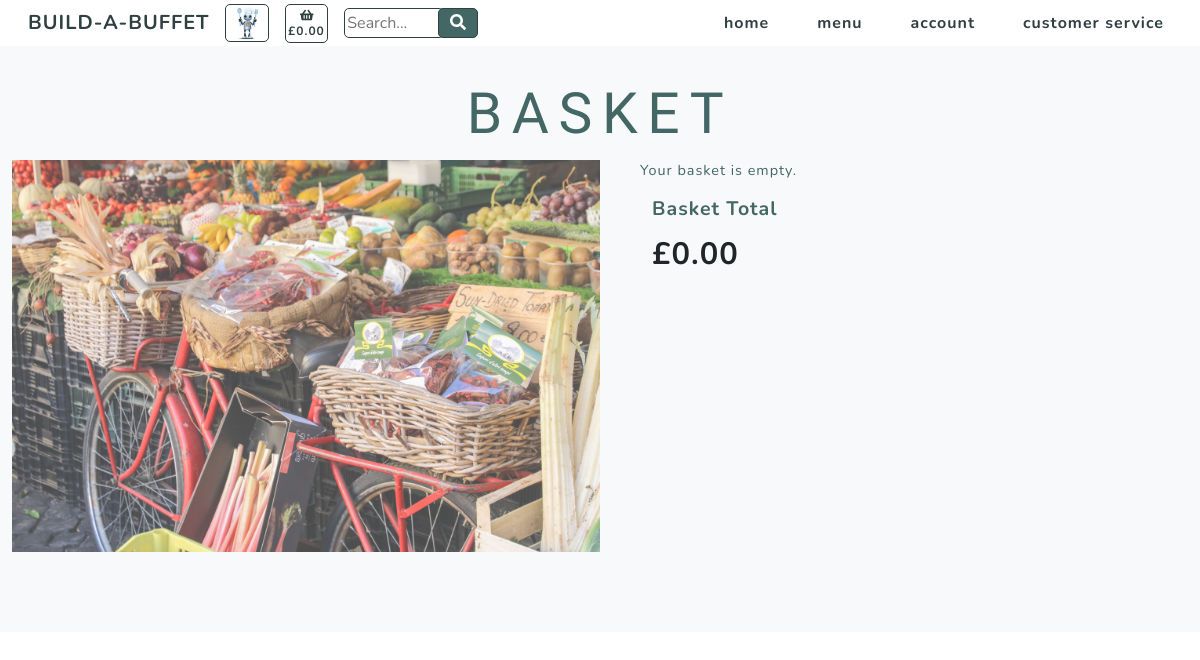
Before: /basket/ with the older database file.
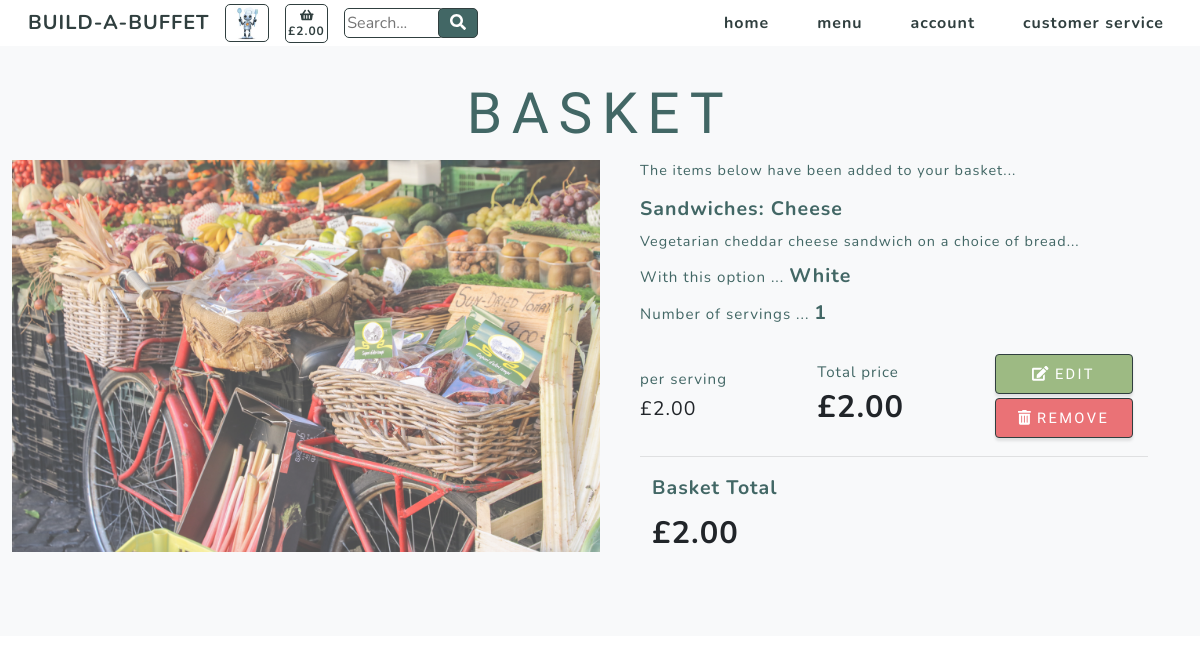
After: the same page with the newer database file.
### basket/models.py (models this page shows, shortened)
class Basket(models.Model):
    cookie = models.DecimalField(max_digits=8, decimal_places=0)
    item_number = models.AutoField(verbose_name='item_number',
                                   serialize=True,
                                   auto_created=True,
                                   primary_key=True)
    category = models.CharField(max_length=254)
    name = models.CharField(max_length=254)
    servings = models.DecimalField(max_digits=3, decimal_places=0)
    option = models.CharField(max_length=254)
    total_price = models.DecimalField(max_digits=6, decimal_places=2, null=True, blank=True)

### products/models.py (models this page shows, shortened)
class Product(models.Model):
    category = models.ForeignKey('Category', null=True, blank=True,
                                 on_delete=models.SET_NULL)
    sku = models.CharField(max_length=254, null=True, blank=True)
    name = models.CharField(max_length=254)
    description = models.TextField()
    price = models.DecimalField(max_digits=6, decimal_places=2)
    range = models.CharField(max_length=254, null=True, blank=True)

class Options(models.Model):
    category = models.ForeignKey('Category', null=True, blank=True,
                                 on_delete=models.SET_NULL)
    option1 = models.TextField()
    option2 = models.TextField()
    option3 = models.TextField()

### basket/views.py (the view)
# urls.py: path('', views.basket, name='basket'),
def basket(request):
    """ check for a basket cookie """
    context_items = basket_context(request)
    cookie = context_items['cookie']
    cookie_key = context_items['cookie_key']
    """ set all the variables to blank """
    category = ""
    selected = ""
    options = ""
    this_product = ""
    baskets = ""
    basket_total = ""
    servings = ""
    """ fetch the datasets from the models """
    categories = Category.objects.all()
    products = Product.objects.all()
    options = Options.objects.all()
    """ check for a servings variable from the form """
    if request.POST:
        if 'servings' in request.POST:
            servings = request.POST["servings"]
    if request.GET:
        """ check for a product_add variable from the template """
        if 'product_add' in request.GET:
            product_add = request.GET['product_add']
            """ split the product_add variable into its components """
            product_add_list = product_add.split(',')
            category = product_add_list[0]
            product = product_add_list[1]
            selected = product_add_list[2]
            """ filter the datasets on the variables from product_add """
            this_product = products.filter(name=product)
            options = options.filter(category__in=categories)
            """ Credit: http://morozov.ca/tip-how-to-get-a-single-objects-value-with-django-orm.html """
            price = products.get(name=product).price
            """ check for existing basket(s) with the current cookie value """
            try:
                existing_basket = Basket.objects.get(cookie=cookie,
                                                     category=category,
                                                     name=product,
                                                     option=selected)
                existing_servings = existing_basket.servings
                """ add the new servings variable to the existing """
                updated_servings = existing_servings + int(servings)
                total_price = float(price) * float(updated_servings)
                """ save the updated basket and delete the existing """
                updated_basket = Basket(cookie=cookie,
                                        category=category,
                                        name=product,
                                        servings=updated_servings,
                                        option=selected,
                                        total_price=total_price)
                updated_basket.save()
                existing_basket.delete()
            except ObjectDoesNotExist:  # Credit: https://stackoverflow.com/questions/12572741/get-single-record-from-database-django
                """ if there is no existing basket, create a new one """
                total_price = float(price) * float(servings)
                basket = Basket(cookie=cookie,
                                category=category,
                                name=product,
                                servings=servings,
                                option=selected,
                                total_price=total_price)
                basket.save()
            baskets = Basket.objects.filter(cookie=cookie)
            baskets = baskets.order_by('-item_number')
        """ check for a product_edit variable from the template """
        if 'product_edit' in request.GET:
            product_edit = request.GET['product_edit']
            """ split the product_add variable into its components """
            product_edit_list = product_edit.split(',')
            updated_selected = product_edit_list[2]
            item_number = product_edit_list[3]
            """ check for existing basket(s) with the current cookie value """
            try:
                existing_basket = Basket.objects.get(item_number=item_number)
                product = existing_basket.name
                category = existing_basket.category
                price = products.get(name=product).price
                if servings == "":
                    servings = existing_basket.servings
                    total_price = total_price = float(price) * float(servings)
                else:
                    total_price = total_price = float(price) * float(servings)
                """ filter the datasets on the variables from product_add """
                this_product = products.filter(name=product)
                options = options.filter(category__in=categories)
                """ Credit: http://morozov.ca/tip-how-to-get-a-single-objects-value-with-django-orm.html """
                """ save the updated basket and delete the existing """
                updated_basket = Basket(cookie=cookie,
                                        category=category,
                                        name=product,
                                        servings=servings,
                                        option=updated_selected,
                                        total_price=total_price)
                updated_basket.save()
                existing_basket.delete()
                baskets = Basket.objects.filter(cookie=cookie)
                baskets = baskets.order_by('-item_number')
            except ObjectDoesNotExist:  # Credit: https://stackoverflow.com/questions/12572741/get-single-record-from-database-django
                baskets = Basket.objects.filter(cookie=cookie)
                baskets = baskets.order_by('-item_number')
    else:
        baskets = Basket.objects.filter(cookie=cookie)
        baskets = baskets.order_by('-item_number')
    basket_total = Basket.objects.filter(cookie=cookie).aggregate(Sum('total_price'))
    context = {
            'products': products,
            'this_product': this_product,
            'options': options,
            'selected': selected,
            'baskets': baskets,
            'cookie_key': cookie_key,
            'basket_total': basket_total,
        }
    return render(request, 'basket/basket.html', context)

### basket/templates/basket/basket.html (shortened to what this page needs)
{% extends "base.html" %}
{% load static %}
{% block content %}
    <section class="products-section bg-light" id="products">
        <div class="container">
            <div class="row justify-content-center no-gutters">
                <div class="col-xl-12">
                    <h1 class="product-text-one mx-auto text-uppercase text-center flex-margin-b text-blue">Basket</h1>
                </div>
                <div class="col-xl-6">
                    <img class="img-fluid image-70" src="/media/assets/img/pexels-armand-m-3043328.jpg" alt="shopping basket" /></div>
                <div class="col-xl-6">
                    <div class="text-center h-100 project">
                        <div class="d-flex h-100">
                            <div class="product-container w-100 mt-0 text-center text-xl-left">
                                {% if basket_total.total_price__sum != None %}
                                    <div class="product-text-three mx-auto flex-margin-b text-blue">The items below have been added to your basket...</div>
                                {% else %}
                                    <div class="product-text-three mx-auto flex-margin-b text-blue">Your basket is empty.</div>
                                {% endif %}
                                    {% for basket in baskets %}
                                        <div class="product-text-two mx-auto mb-2 text-blue bold">{{ basket.category.title }}: {{ basket.name }}</div>
                                        {% for product in products %}
                                            {% if product.name == basket.name %}
                                                <div class="product-text-three mx-auto mb-2 text-blue">{{ product.description }}</div>
                                            {% endif %}
                                        {% endfor %}
                                        <div class="text-blue text-xs mb-2">With this option ...
                                            {% if basket.option == "selected-one" %}
                                                {% for option in options %}
                                                    <span class="text-blue product-text-two mb-2 bold">{{ option.option1.title }}</span>
                                                {% endfor %}
                                            {% endif %}
                                        </div>
                                        <div class="text-blue text-xs mb-4">Number of servings ...
                                            <span id="servings" class="text-blue product-text-two mb-2 bold">{{ basket.servings }}</span>
                                        </div>
                                        <div class="row">
                                            <div class="col-4 my-auto">
                                                {% for product in products %}
                                                    {% if product.name == basket.name %}
                                                        <div class="text-blue text-xs">per serving</div>
                                                        <div class="product-text-two mt-1">£{{ product.price }}</div>
                                                    {% endif %}
                                                {% endfor %}
                                            </div>
                                            <div class="col-4 my-auto">
                                                <div class="text-blue text-xs">Total price</div>
                                                <div class="product-text-header bold">£{{ basket.total_price }}</div>
                                            </div>
                                            <div class="col-4 my-auto py-auto">
                                                <a class="edit-button border-solid masthead-button btn btn-primary js-scroll-trigger"
                                                    href="{% url 'edit_product' %}?item_number={{ basket.item_number }}">{{ product.name }}
                                                    <i class="fas fa-edit" aria-hidden="true"></i> edit</a>
                                                <a class="delete-button border-solid masthead-button btn btn-primary js-scroll-trigger"
                                                    href="{% url 'delete_basket_item' %}?delete_item={{ basket.item_number }}">
                                                    <i class="fas fa-trash-alt" aria-hidden="true"></i> remove</a>
                                            </div>
                                        </div>
                                        <hr>
                                    {% endfor %}
                                    <div class="col-12 col-lg-4 my-auto">
                                        <div class="product-text-two mx-auto mb-2 text-blue bold">Basket Total</div>
                                        {% if basket_total.total_price__sum != None %}
                                            <div class="product-text-header bold">£{{ basket_total.total_price__sum|floatformat:"2" }}</div>
                                        {% else %}
                                            <div class="product-text-header bold">£0.00</div>
                                        {% endif %}
                                    </div>
                                </div>
                            </div>
                        </div>
                    </div>
                </div>
            </div>
    </section>
{% endblock %}

### templates/base.html (shortened to what this page needs)
{% load static %}
<!doctype html>
<html lang="en">
  <head>
    {% block corecss %}
        <link href="{% static 'css/styles.css' %}" rel="stylesheet" />
        <link href="{% static 'css/slider.css' %}" rel="stylesheet" />
    {% endblock %}
  </head>
  <body id="page-top" onload="createCookie()">
        <nav class="navbar navbar-expand-lg navbar-light fixed-top" id="mainNav">
            <div class="container">
                <a class="navbar-brand js-scroll-trigger navbar-brand-vis" href="#page-top">BUILD-A-BUFFET</a>
                <div>
                    <ul class="navbar-nav ml-auto align-vertically">
                        <li class="nav-item"><a class="nav-link js-scroll-trigger bartholemew-menu" href=""><img src="/media/assets/img/bartholemew-sml.jpg" alt="bartholemew" height="36"></a></li>
                    </ul>
                </div>
                <div>
                    <ul class="navbar-nav ml-auto align-vertically">
                        {% if basket_total.total_price__sum != None %}
                            <li class="nav-item"><a class="nav-link js-scroll-trigger text-center text-xs-nav basket" href="{% url 'basket' %}"><i class="fa fa-shopping-basket" aria-hidden="true"></i><br><span class=" text-xs-nav">£{{ basket_total.total_price__sum|floatformat:"2" }}</span></a></li>
                        {% else %}
                            <li class="nav-item"><a class="nav-link js-scroll-trigger text-center text-xs-nav basket" href="{% url 'basket' %}"><i class="fa fa-shopping-basket" aria-hidden="true"></i><br><span class=" text-xs-nav">£0.00</span></a></li>
                        {% endif %}
                    </ul>
                </div>
                <div class="mr-auto">
                    <form method="GET" action="">
                        <div class="input-group">
                            <input class="search-input" type="text" name="q" placeholder="Search...">
                            <div class="input-group-append">
                                <button class="search-button text-center" type="submit">
                                        <i class="fas fa-search"></i>
                                </button>
                            </div>
                        </div>
                    </form>
                </div>
                <div class="collapse navbar-collapse" id="navbarResponsive">
                    <ul class="navbar-nav ml-auto">
                        <li class="nav-item"><a class="nav-link js-scroll-trigger" href="{% url 'home' %}">home</a></li>
                        <li class="nav-item dropdown">
                            <a class="nav-link js-scroll-trigger" href="#" id="all-menus-link" data-toggle="dropdown" aria-haspopup="true" aria-expanded="false">
                                menu
                            </a>
                        </li>
                        <li class="nav-item"><a class="nav-link js-scroll-trigger" href="#account">account</a></li>
                        <li class="nav-item"><a class="nav-link js-scroll-trigger" href="#service">customer service</a></li>
                    </ul>
                </div>
            </div>
        </nav>
    {% block content %}
    {% endblock %}
  </body>
</html>

Changed rows visible on the page:
added Basket: category "Sandwiches", name "Cheese", servings "1", total_price "2.00"
now on this page (row unchanged): Product: description "Vegetarian cheddar cheese sandwich on a choice of bread...", price "2.00"
now on this page (row unchanged): Options: option1 "White"
Other visible differences:
{{ basket_total.total_price__sum|floatformat:"2" }}: (not shown) → "2.00"
text no longer shown: "£0.00 Your basket is empty. £0.00"
text now shown: "£ The items below have been added to your basket... £"
